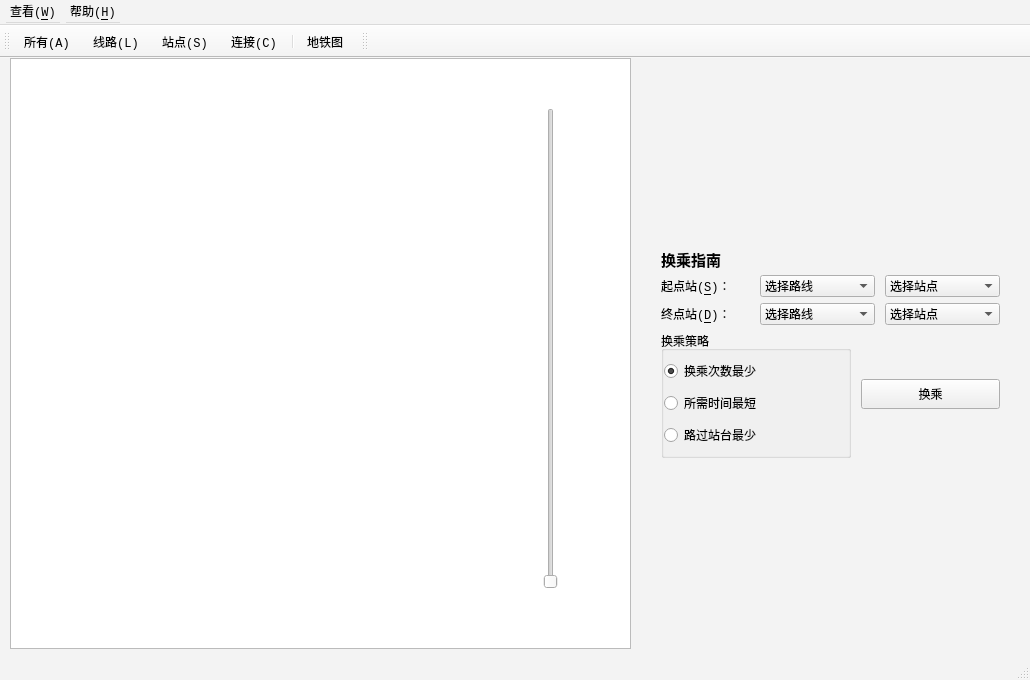
<?xml version="1.0" encoding="UTF-8"?>
<ui version="4.0">
 <class>MainWindow</class>
 <widget class="QMainWindow" name="MainWindow">
  <property name="enabled">
   <bool>true</bool>
  </property>
  <property name="geometry">
   <rect>
    <x>0</x>
    <y>0</y>
    <width>1030</width>
    <height>680</height>
   </rect>
  </property>
  <property name="minimumSize">
   <size>
    <width>1030</width>
    <height>680</height>
   </size>
  </property>
  <property name="maximumSize">
   <size>
    <width>1030</width>
    <height>693</height>
   </size>
  </property>
  <property name="palette">
   <palette>
    <active>
     <colorrole role="Base">
      <brush brushstyle="SolidPattern">
       <color alpha="255">
        <red>255</red>
        <green>255</green>
        <blue>255</blue>
       </color>
      </brush>
     </colorrole>
     <colorrole role="Window">
      <brush brushstyle="SolidPattern">
       <color alpha="255">
        <red>243</red>
        <green>243</green>
        <blue>243</blue>
       </color>
      </brush>
     </colorrole>
    </active>
    <inactive>
     <colorrole role="Base">
      <brush brushstyle="SolidPattern">
       <color alpha="255">
        <red>255</red>
        <green>255</green>
        <blue>255</blue>
       </color>
      </brush>
     </colorrole>
     <colorrole role="Window">
      <brush brushstyle="SolidPattern">
       <color alpha="255">
        <red>243</red>
        <green>243</green>
        <blue>243</blue>
       </color>
      </brush>
     </colorrole>
    </inactive>
    <disabled>
     <colorrole role="Base">
      <brush brushstyle="SolidPattern">
       <color alpha="255">
        <red>243</red>
        <green>243</green>
        <blue>243</blue>
       </color>
      </brush>
     </colorrole>
     <colorrole role="Window">
      <brush brushstyle="SolidPattern">
       <color alpha="255">
        <red>243</red>
        <green>243</green>
        <blue>243</blue>
       </color>
      </brush>
     </colorrole>
    </disabled>
   </palette>
  </property>
  <property name="font">
   <font>
    <family>Consolas</family>
   </font>
  </property>
  <property name="windowTitle">
   <string>地铁换乘指南</string>
  </property>
  <property name="windowIcon">
   <iconset resource="resource.qrc">
    <normaloff>:/icon/icon/metro-shanghai.png</normaloff>:/icon/icon/metro-shanghai.png</iconset>
  </property>
  <property name="toolTipDuration">
   <number>-1</number>
  </property>
  <property name="iconSize">
   <size>
    <width>24</width>
    <height>24</height>
   </size>
  </property>
  <widget class="QWidget" name="centralWidget">
   <property name="minimumSize">
    <size>
     <width>1030</width>
     <height>600</height>
    </size>
   </property>
   <widget class="QGraphicsView" name="graphicsView">
    <property name="geometry">
     <rect>
      <x>10</x>
      <y>0</y>
      <width>621</width>
      <height>591</height>
     </rect>
    </property>
   </widget>
   <widget class="QSlider" name="verticalSlider">
    <property name="geometry">
     <rect>
      <x>480</x>
      <y>50</y>
      <width>141</width>
      <height>481</height>
     </rect>
    </property>
    <property name="mouseTracking">
     <bool>false</bool>
    </property>
    <property name="minimum">
     <number>0</number>
    </property>
    <property name="maximum">
     <number>200</number>
    </property>
    <property name="orientation">
     <enum>Qt::Vertical</enum>
    </property>
   </widget>
   <widget class="QWidget" name="layoutWidget">
    <property name="geometry">
     <rect>
      <x>650</x>
      <y>180</y>
      <width>361</width>
      <height>231</height>
     </rect>
    </property>
    <layout class="QVBoxLayout" name="verticalLayout_2" stretch="0,3,2,2,0">
     <property name="spacing">
      <number>6</number>
     </property>
     <item>
      <layout class="QHBoxLayout" name="horizontalLayout4_4">
       <property name="spacing">
        <number>10</number>
       </property>
      </layout>
     </item>
     <item>
      <widget class="QLabel" name="labelTransfer">
       <property name="enabled">
        <bool>true</bool>
       </property>
       <property name="minimumSize">
        <size>
         <width>280</width>
         <height>20</height>
        </size>
       </property>
       <property name="maximumSize">
        <size>
         <width>16777215</width>
         <height>20</height>
        </size>
       </property>
       <property name="font">
        <font>
         <family>Consolas</family>
         <pointsize>11</pointsize>
         <weight>75</weight>
         <bold>true</bold>
        </font>
       </property>
       <property name="text">
        <string>换乘指南</string>
       </property>
      </widget>
     </item>
     <item>
      <layout class="QHBoxLayout" name="horizontalLayout4" stretch="7,9,9">
       <property name="spacing">
        <number>10</number>
       </property>
       <item>
        <widget class="QLabel" name="labelStart">
         <property name="minimumSize">
          <size>
           <width>70</width>
           <height>20</height>
          </size>
         </property>
         <property name="font">
          <font>
           <family>Consolas</family>
          </font>
         </property>
         <property name="text">
          <string>起点站(&amp;S)：</string>
         </property>
         <property name="buddy">
          <cstring>comboBoxStartLine</cstring>
         </property>
        </widget>
       </item>
       <item>
        <widget class="QComboBox" name="comboBoxStartLine">
         <property name="minimumSize">
          <size>
           <width>90</width>
           <height>20</height>
          </size>
         </property>
         <property name="font">
          <font>
           <family>Consolas</family>
          </font>
         </property>
         <item>
          <property name="text">
           <string>选择路线</string>
          </property>
         </item>
        </widget>
       </item>
       <item>
        <widget class="QComboBox" name="comboBoxStartStation">
         <property name="minimumSize">
          <size>
           <width>90</width>
           <height>20</height>
          </size>
         </property>
         <property name="font">
          <font>
           <family>Consolas</family>
          </font>
         </property>
         <item>
          <property name="text">
           <string>选择站点</string>
          </property>
         </item>
        </widget>
       </item>
      </layout>
     </item>
     <item>
      <layout class="QHBoxLayout" name="horizontalLayout5" stretch="7,9,9">
       <property name="spacing">
        <number>10</number>
       </property>
       <item>
        <widget class="QLabel" name="labelDestination">
         <property name="minimumSize">
          <size>
           <width>70</width>
           <height>20</height>
          </size>
         </property>
         <property name="font">
          <font>
           <family>Consolas</family>
          </font>
         </property>
         <property name="text">
          <string>终点站(&amp;D)：</string>
         </property>
         <property name="buddy">
          <cstring>comboBoxDstLine</cstring>
         </property>
        </widget>
       </item>
       <item>
        <widget class="QComboBox" name="comboBoxDstLine">
         <property name="minimumSize">
          <size>
           <width>90</width>
           <height>20</height>
          </size>
         </property>
         <property name="font">
          <font>
           <family>Consolas</family>
          </font>
         </property>
         <item>
          <property name="text">
           <string>选择路线</string>
          </property>
         </item>
        </widget>
       </item>
       <item>
        <widget class="QComboBox" name="comboBoxDstStation">
         <property name="minimumSize">
          <size>
           <width>90</width>
           <height>20</height>
          </size>
         </property>
         <property name="font">
          <font>
           <family>Consolas</family>
          </font>
         </property>
         <item>
          <property name="text">
           <string>选择站点</string>
          </property>
         </item>
        </widget>
       </item>
      </layout>
     </item>
     <item>
      <layout class="QHBoxLayout" name="horizontalLayout6" stretch="0,0">
       <property name="spacing">
        <number>10</number>
       </property>
       <item>
        <widget class="QGroupBox" name="groupBox">
         <property name="minimumSize">
          <size>
           <width>190</width>
           <height>30</height>
          </size>
         </property>
         <property name="title">
          <string>换乘策略</string>
         </property>
         <property name="checkable">
          <bool>false</bool>
         </property>
         <layout class="QVBoxLayout" name="verticalLayout" stretch="1,1,0">
          <property name="spacing">
           <number>0</number>
          </property>
          <property name="leftMargin">
           <number>0</number>
          </property>
          <property name="topMargin">
           <number>0</number>
          </property>
          <property name="rightMargin">
           <number>0</number>
          </property>
          <property name="bottomMargin">
           <number>0</number>
          </property>
          <item>
           <widget class="QRadioButton" name="radioButtonMinTransfer">
            <property name="minimumSize">
             <size>
              <width>100</width>
              <height>15</height>
             </size>
            </property>
            <property name="font">
             <font>
              <family>Consolas</family>
             </font>
            </property>
            <property name="text">
             <string>换乘次数最少</string>
            </property>
            <property name="checked">
             <bool>true</bool>
            </property>
           </widget>
          </item>
          <item>
           <widget class="QRadioButton" name="radioButtonMinTime">
            <property name="minimumSize">
             <size>
              <width>100</width>
              <height>15</height>
             </size>
            </property>
            <property name="font">
             <font>
              <family>Consolas</family>
             </font>
            </property>
            <property name="text">
             <string>所需时间最短</string>
            </property>
            <property name="checked">
             <bool>false</bool>
            </property>
           </widget>
          </item>
          <item>
           <widget class="QRadioButton" name="radioButtonMinStation">
            <property name="minimumSize">
             <size>
              <width>100</width>
              <height>15</height>
             </size>
            </property>
            <property name="font">
             <font>
              <family>Consolas</family>
             </font>
            </property>
            <property name="text">
             <string>路过站台最少</string>
            </property>
           </widget>
          </item>
         </layout>
        </widget>
       </item>
       <item>
        <widget class="QPushButton" name="pushButtonTransfer">
         <property name="minimumSize">
          <size>
           <width>70</width>
           <height>30</height>
          </size>
         </property>
         <property name="font">
          <font>
           <family>Consolas</family>
          </font>
         </property>
         <property name="text">
          <string>换乘</string>
         </property>
        </widget>
       </item>
      </layout>
     </item>
    </layout>
   </widget>
  </widget>
  <widget class="QToolBar" name="mainToolBar">
   <property name="minimumSize">
    <size>
     <width>0</width>
     <height>0</height>
    </size>
   </property>
   <property name="iconSize">
    <size>
     <width>24</width>
     <height>24</height>
    </size>
   </property>
   <property name="toolButtonStyle">
    <enum>Qt::ToolButtonIconOnly</enum>
   </property>
   <attribute name="toolBarArea">
    <enum>TopToolBarArea</enum>
   </attribute>
   <attribute name="toolBarBreak">
    <bool>false</bool>
   </attribute>
   <addaction name="actionAddAll"/>
   <addaction name="actionAddLine"/>
   <addaction name="actionAddStation"/>
   <addaction name="actionAddConnect"/>
   <addaction name="separator"/>
   <addaction name="actionLineMap"/>
  </widget>
  <widget class="QStatusBar" name="statusBar">
   <property name="minimumSize">
    <size>
     <width>3</width>
     <height>26</height>
    </size>
   </property>
   <property name="palette">
    <palette>
     <active>
      <colorrole role="Base">
       <brush brushstyle="SolidPattern">
        <color alpha="255">
         <red>255</red>
         <green>255</green>
         <blue>255</blue>
        </color>
       </brush>
      </colorrole>
      <colorrole role="Window">
       <brush brushstyle="SolidPattern">
        <color alpha="255">
         <red>211</red>
         <green>215</green>
         <blue>207</blue>
        </color>
       </brush>
      </colorrole>
     </active>
     <inactive>
      <colorrole role="Base">
       <brush brushstyle="SolidPattern">
        <color alpha="255">
         <red>255</red>
         <green>255</green>
         <blue>255</blue>
        </color>
       </brush>
      </colorrole>
      <colorrole role="Window">
       <brush brushstyle="SolidPattern">
        <color alpha="255">
         <red>211</red>
         <green>215</green>
         <blue>207</blue>
        </color>
       </brush>
      </colorrole>
     </inactive>
     <disabled>
      <colorrole role="Base">
       <brush brushstyle="SolidPattern">
        <color alpha="255">
         <red>211</red>
         <green>215</green>
         <blue>207</blue>
        </color>
       </brush>
      </colorrole>
      <colorrole role="Window">
       <brush brushstyle="SolidPattern">
        <color alpha="255">
         <red>211</red>
         <green>215</green>
         <blue>207</blue>
        </color>
       </brush>
      </colorrole>
     </disabled>
    </palette>
   </property>
  </widget>
  <widget class="QToolBar" name="toolBar">
   <property name="windowTitle">
    <string>toolBar</string>
   </property>
   <attribute name="toolBarArea">
    <enum>TopToolBarArea</enum>
   </attribute>
   <attribute name="toolBarBreak">
    <bool>false</bool>
   </attribute>
  </widget>
  <widget class="QMenuBar" name="menuBar">
   <property name="geometry">
    <rect>
     <x>0</x>
     <y>0</y>
     <width>1030</width>
     <height>28</height>
    </rect>
   </property>
   <property name="minimumSize">
    <size>
     <width>0</width>
     <height>25</height>
    </size>
   </property>
   <widget class="QMenu" name="menuWatch">
    <property name="title">
     <string>查看(&amp;W)</string>
    </property>
    <addaction name="actiontoolBar"/>
    <addaction name="actionstatusBar"/>
   </widget>
   <widget class="QMenu" name="menu_H">
    <property name="title">
     <string>帮助(&amp;H)</string>
    </property>
    <addaction name="actionuseHelp"/>
    <addaction name="actionAuthor"/>
   </widget>
   <addaction name="menuWatch"/>
   <addaction name="menu_H"/>
  </widget>
  <action name="actionClose">
   <property name="checkable">
    <bool>true</bool>
   </property>
   <property name="text">
    <string>退出</string>
   </property>
   <property name="font">
    <font>
     <family>Consolas</family>
    </font>
   </property>
   <property name="shortcut">
    <string>Ctrl+E</string>
   </property>
  </action>
  <action name="toolEnlarge">
   <property name="icon">
    <iconset resource="resource.qrc">
     <normaloff>:/icon/icon/enlarge.png</normaloff>:/icon/icon/enlarge.png</iconset>
   </property>
   <property name="text">
    <string>放大</string>
   </property>
   <property name="toolTip">
    <string>点击放大</string>
   </property>
   <property name="font">
    <font>
     <family>Consolas</family>
    </font>
   </property>
   <property name="shortcut">
    <string>Ctrl+L</string>
   </property>
  </action>
  <action name="action">
   <property name="icon">
    <iconset resource="resource.qrc">
     <normaloff>:/icon/icon/shrink.png</normaloff>:/icon/icon/shrink.png</iconset>
   </property>
   <property name="text">
    <string>缩小</string>
   </property>
   <property name="toolTip">
    <string>点击缩小</string>
   </property>
   <property name="font">
    <font>
     <family>Consolas</family>
    </font>
   </property>
   <property name="shortcut">
    <string>Ctrl+S</string>
   </property>
  </action>
  <action name="actionTransfer">
   <property name="icon">
    <iconset resource="resource.qrc">
     <normaloff>:/icon/icon/query.png</normaloff>:/icon/icon/query.png</iconset>
   </property>
   <property name="text">
    <string>换乘指南(右栏)</string>
   </property>
   <property name="font">
    <font>
     <family>Consolas</family>
    </font>
   </property>
  </action>
  <action name="actionQueryInfo">
   <property name="text">
    <string>信息查询(预留)</string>
   </property>
   <property name="font">
    <font>
     <family>Consolas</family>
    </font>
   </property>
  </action>
  <action name="actionAddAll">
   <property name="icon">
    <iconset resource="resource.qrc">
     <normaloff>:/icon/icon/all.png</normaloff>:/icon/icon/all.png</iconset>
   </property>
   <property name="text">
    <string>所有(&amp;A)</string>
   </property>
   <property name="font">
    <font>
     <family>Consolas</family>
    </font>
   </property>
   <property name="shortcut">
    <string>Ctrl+A</string>
   </property>
  </action>
  <action name="actionAddLine">
   <property name="icon">
    <iconset resource="resource.qrc">
     <normaloff>:/icon/icon/subway.png</normaloff>:/icon/icon/subway.png</iconset>
   </property>
   <property name="text">
    <string>线路(&amp;L)</string>
   </property>
   <property name="font">
    <font>
     <family>Consolas</family>
    </font>
   </property>
   <property name="shortcut">
    <string>Ctrl+Shift+L</string>
   </property>
  </action>
  <action name="actionAddStation">
   <property name="icon">
    <iconset resource="resource.qrc">
     <normaloff>:/icon/icon/station.png</normaloff>:/icon/icon/station.png</iconset>
   </property>
   <property name="text">
    <string>站点(&amp;S)</string>
   </property>
   <property name="font">
    <font>
     <family>Consolas</family>
    </font>
   </property>
   <property name="shortcut">
    <string>Ctrl+Shift+S</string>
   </property>
  </action>
  <action name="actionAddConnect">
   <property name="icon">
    <iconset resource="resource.qrc">
     <normaloff>:/icon/icon/connect.png</normaloff>:/icon/icon/connect.png</iconset>
   </property>
   <property name="text">
    <string>连接(&amp;C)</string>
   </property>
   <property name="font">
    <font>
     <family>Consolas</family>
    </font>
   </property>
   <property name="shortcut">
    <string>Ctrl+Shift+C</string>
   </property>
  </action>
  <action name="actiontoolBar">
   <property name="checkable">
    <bool>true</bool>
   </property>
   <property name="checked">
    <bool>true</bool>
   </property>
   <property name="text">
    <string>toolBar</string>
   </property>
   <property name="font">
    <font>
     <family>Consolas</family>
    </font>
   </property>
  </action>
  <action name="actionstatusBar">
   <property name="checkable">
    <bool>true</bool>
   </property>
   <property name="checked">
    <bool>true</bool>
   </property>
   <property name="text">
    <string>statusBar</string>
   </property>
   <property name="font">
    <font>
     <family>Consolas</family>
    </font>
   </property>
  </action>
  <action name="actionLineMap">
   <property name="icon">
    <iconset resource="resource.qrc">
     <normaloff>:/icon/icon/map.png</normaloff>:/icon/icon/map.png</iconset>
   </property>
   <property name="text">
    <string>地铁图</string>
   </property>
   <property name="toolTip">
    <string>地铁网络线路图</string>
   </property>
   <property name="font">
    <font>
     <family>Consolas</family>
    </font>
   </property>
   <property name="shortcut">
    <string>Ctrl+M</string>
   </property>
  </action>
  <action name="actionWheel">
   <property name="enabled">
    <bool>false</bool>
   </property>
   <property name="icon">
    <iconset resource="resource.qrc">
     <normaloff>:/icon/icon/mouse.png</normaloff>:/icon/icon/mouse.png</iconset>
   </property>
   <property name="text">
    <string>鼠标可缩放</string>
   </property>
   <property name="font">
    <font>
     <family>Consolas</family>
    </font>
   </property>
  </action>
  <action name="actionAuthor">
   <property name="icon">
    <iconset resource="resource.qrc">
     <normaloff>:/icon/icon/metro-shanghai.png</normaloff>:/icon/icon/metro-shanghai.png</iconset>
   </property>
   <property name="text">
    <string>制作者</string>
   </property>
  </action>
  <action name="actionuseHelp">
   <property name="icon">
    <iconset resource="resource.qrc">
     <normaloff>:/icon/icon/help.png</normaloff>:/icon/icon/help.png</iconset>
   </property>
   <property name="text">
    <string>使用帮助</string>
   </property>
   <property name="font">
    <font>
     <family>Consolas</family>
    </font>
   </property>
   <property name="shortcut">
    <string>Ctrl+H</string>
   </property>
  </action>
 </widget>
 <layoutdefault spacing="6" margin="11"/>
 <resources>
  <include location="resource.qrc"/>
 </resources>
 <connections/>
</ui>
